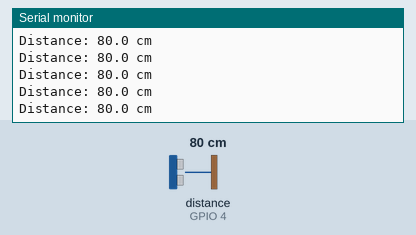
A sketch run on a simulated ESP32-S3. Parts: the last lines printed to the serial monitor. Wiring (inferred from the names in the program): ultrasonic range finder: trigger GPIO 5; echo GPIO 4. Inputs (shaded band) come from the test bench; at power-on: distance to the obstacle (sensor on GPIO 4) 80 cm. The echo pulse lasts 58.3 µs per cm.

Above: at 1.7 s.
1.8 s: distance to the obstacle (sensor on GPIO 4) set to 2 cm
At 2.21 s:
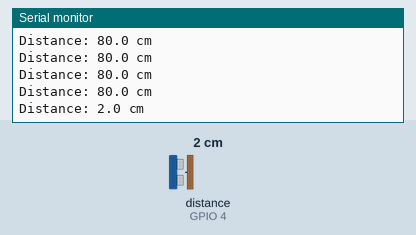
3.3 s: distance to the obstacle (sensor on GPIO 4) set to 4 cm
At 3.47 s:
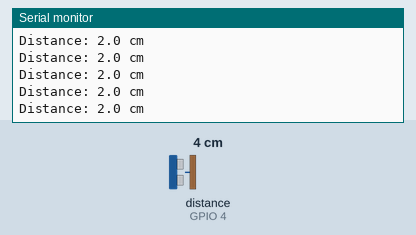
Timing chart, 0 to 6.3 s (numbered marks = the images above; inputs shaded):
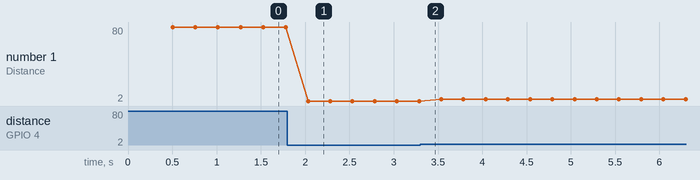

Measured:
- after the input at 1.8 s, the serial monitor: prints a new line after 0.23 s (image 1)
- plotted number 1: 80 → 2 after the input at 1.8 s, 2 → 4 after the input at 3.3 s

The sketch:

arduino_sketch.ino
```cpp
/*
  Ultrasonic Distance Demo — ESP32-S3-N16R8
  ------------------------------------------
  Reads an HC-SR04-style ultrasonic sensor and prints the measured
  distance (in cm and inches) to the Serial Monitor.

  Wiring:
    TRIG -> GPIO 5
    ECHO -> GPIO 4
    VCC  -> 5V (or 3.3V if your sensor module supports it)
    GND  -> GND

  Note: the HC-SR04's ECHO pin outputs a 5V signal. Most ESP32-S3
  GPIOs are NOT 5V tolerant, so if your sensor is a genuine 5V HC-SR04,
  use a simple voltage divider (e.g. 1k/2k resistors) or a logic-level
  shifter between ECHO and GPIO 4 to protect the board. Many cheap
  "3.3V compatible" HC-SR04 clones skip this — check your specific
  module before wiring it directly.
*/

const int TRIG_PIN = 5;
const int ECHO_PIN = 4;

// Speed of sound ~343 m/s at room temperature -> 0.0343 cm/us.
// Dividing by 2 accounts for the round trip (out and back).
const float SOUND_SPEED_CM_PER_US = 0.0343;

void setup() {
  Serial.begin(115200);
  delay(500); // give the Serial Monitor a moment to connect

  pinMode(TRIG_PIN, OUTPUT);
  pinMode(ECHO_PIN, INPUT);
  digitalWrite(TRIG_PIN, LOW);

  Serial.println("Ultrasonic sensor demo starting...");
}

void loop() {
  // Send a 10us HIGH pulse on TRIG to start a measurement
  digitalWrite(TRIG_PIN, LOW);
  delayMicroseconds(2);
  digitalWrite(TRIG_PIN, HIGH);
  delayMicroseconds(10);
  digitalWrite(TRIG_PIN, LOW);

  // pulseIn waits for ECHO to go HIGH, then times how long it stays HIGH.
  // A 30ms timeout avoids the sketch hanging if no echo is received
  // (e.g. nothing in range, or a wiring issue).
  unsigned long duration = pulseIn(ECHO_PIN, HIGH, 30000);

  if (duration == 0) {
    Serial.println("No echo received (out of range or check wiring)");
  } else {
    float distanceCm = (duration * SOUND_SPEED_CM_PER_US) / 2.0;

    Serial.print("Distance: ");
    Serial.print(distanceCm, 1);
    Serial.println(" cm");
  }

  delay(250); // ~4 readings per second
}
```
